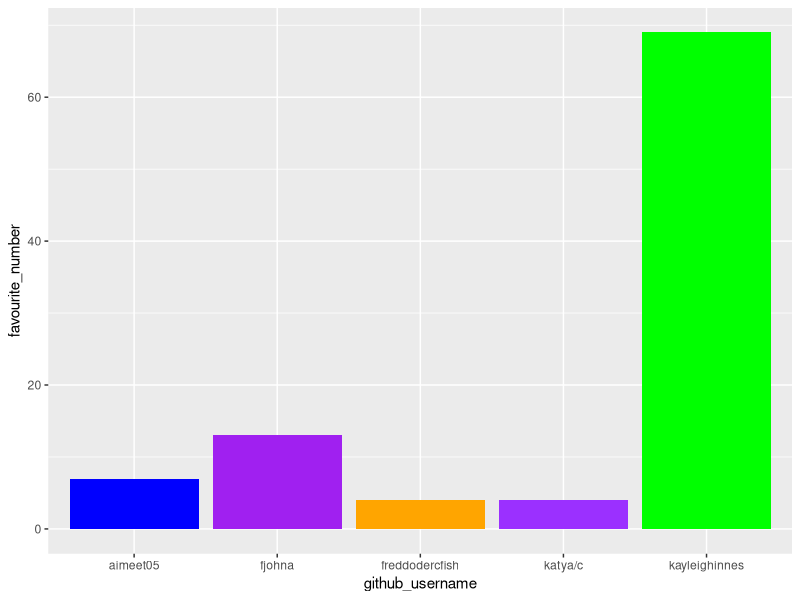
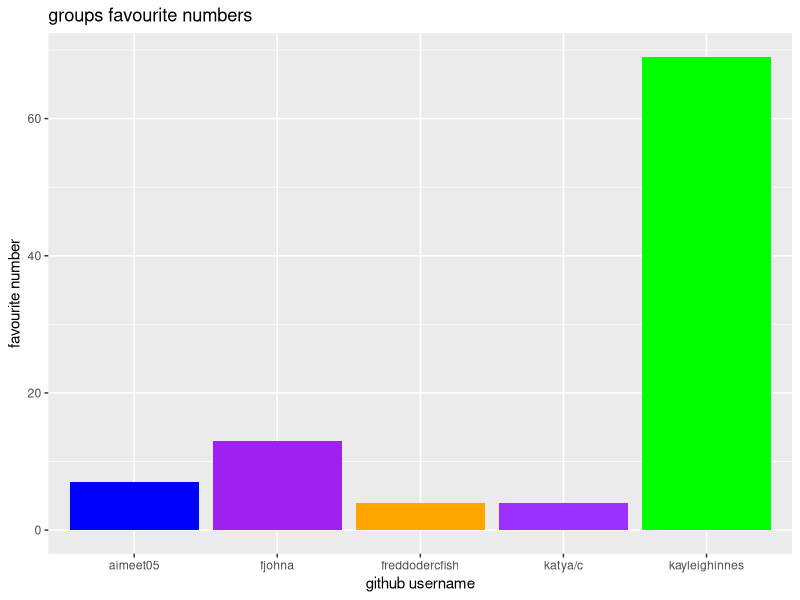
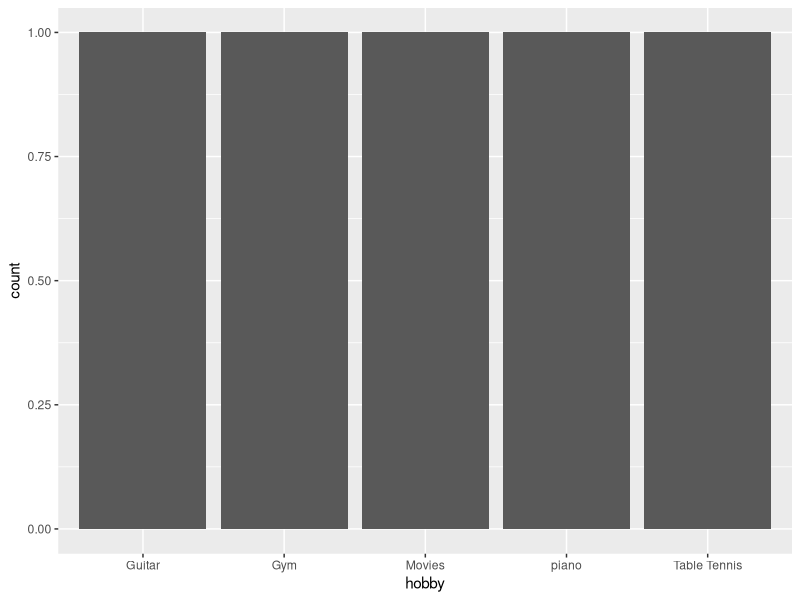

These figures' R source, in order:
## ---- chunk 1
library(tidyverse) 
## ---- chunk 2
team_data <- tibble(
  name = c("Katya Cheltsova", "Aimee Tumblety", "Kayleigh Innes", 
           "Freddie Elson", "Felix Ainsley"),
  github_username = c("katya/c", "aimeet05", "kayleighinnes", 
                      "freddodercfish", "fjohna"), 
  colour = c("purple1", "blue", "green", 
             "orange", "purple"),
  hobby = c("piano", "Guitar", "Movies", 
            "Gym", "Table Tennis"),
  favourite_number = c(4, 7, 69, 4, 13)
  )

team_data
## ---- chunk 3
p1 <- ggplot(data = team_data, 
             mapping = aes(x = github_username, 
                           y = favourite_number,
                           fill = colour), 
             ) +
   geom_col() +
   scale_fill_identity()
p1
## ---- chunk 4
p1 + labs(x = "github username", 
          y = "favourite number",
          title = "groups favourite numbers")
## ---- chunk 5
p2 <- ggplot(team_data, aes(x = hobby)) +
  geom_bar()
p2
